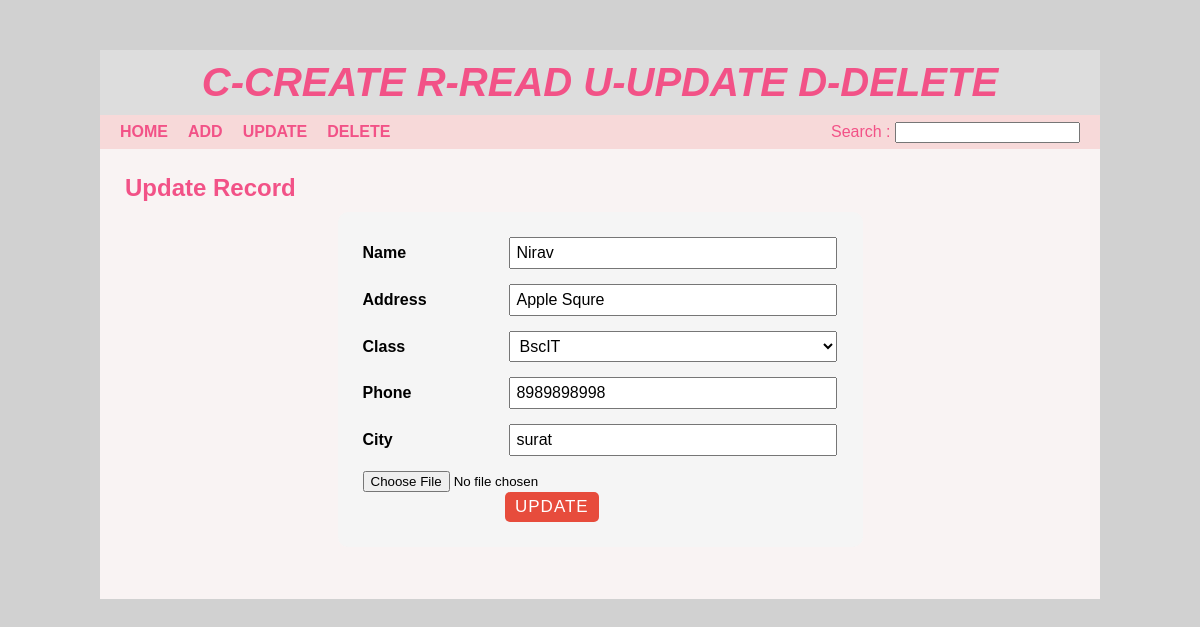
/edit.php?id=135, run on the app's committed database.
### tables this page shows
CREATE TABLE IF NOT EXISTS `student` (
  `sid` int(10) NOT NULL AUTO_INCREMENT,
  `sname` varchar(30) NOT NULL,
  `saddress` varchar(100) NOT NULL,
  `sclass` varchar(100) NOT NULL,
  `sphone` varchar(12) NOT NULL,
  `simage` varchar(100) NOT NULL,
  `scity` varchar(255) NOT NULL,
  PRIMARY KEY (`sid`)
);

### edit.php (the view, shortened to what this page needs)
<?php include 'header.php'; ?>
<div id="main-content">
    <h2>Update Record</h2>
    <?php
        $conn = mysqli_connect("localhost","root","","crud") or die("Connection Failed");
        $stu_id = $_GET['id'];
        $sql = "SELECT * FROM student WHERE sid = {$stu_id}";
        $result = mysqli_query($conn, $sql) or die("Query Unsuccessfull");
        if(mysqli_num_rows($result) > 0) {
            while($row = mysqli_fetch_assoc($result)){
    ?>
    <form class="post-form" action="updatedata.php" method="post" enctype="multipart/form-data">
      <div class="form-group">
          <label>Name</label>
          <input type="text" name="sname" value="<?php echo $row['sname']; ?>"/>
      </div>
      <div class="form-group">
          <label>Address</label>
          <input type="text" name="saddress" value="<?php echo $row['saddress']; ?>"/>
      </div>
      <div class="form-group">
          <label>Class</label>
          <?php
          $sql1 = "SELECT * FROM student";
          $result1 = mysqli_query($conn, $sql1) or die("Query Unsuccessfull");
            if(mysqli_num_rows($result1) > 0) {
                echo "<select name='sclass'>";
            while($row1 = mysqli_fetch_assoc($result1)){
                if($row['sclass']){
                    $select = "selected";
                }else{
                    $select = "";
                }
            echo "<option {$select} value='{$row1["sclass"]}'>{$row1["sclass"]}</option>";
            }
          echo "</select>";
        }
          ?>
      </div>
      <div class="form-group">
          <label>Phone</label>
          <input type="text" name="sphone" value="<?php echo $row['sphone']; ?>"/>
      </div>
      <div class="form-group">
          <label>City</label>
          <input type="text" name="scity" value="<?php echo $row['scity']; ?>"/>
      </div>
      <div class="file-upload">
            <input type="file" name="fileToUpload" id="fileToUpload" value="<?php echo $row['simage']; ?>"/>
        </div>
      <input class="submit" type="submit" value="Update"/>
    </form>
    <?php }
    }
    ?>
</div>
</div>
</body>
</html>

### css/style.css (style rules this page uses)
body { font:16px arial; margin: 0; padding: 0; background: #d1d1d1; }
#main-content { padding: 25px; min-height: 400px; background-color: #f9f3f3; }
#main-content h2 { margin: 0 0 10px; text-transform: capitalize; color: #f25287; }
#main-content .post-form { width: 50%; padding: 25px; margin: 0 auto; background-color: #f5f5f5; border-radius: 10px; }
#main-content .post-form .form-group { margin: 0 0 15px; }
#main-content .post-form .form-group label { width: 30%; display: inline-block; font-weight: 600; }
#main-content .post-form .form-group input, #main-content .post-form .form-group select { font-size: 16px; width: 66%; display: inline-block; padding: 5px; margin: 0; }
#main-content .post-form .form-group select { width: 69%; }
#main-content .post-form .submit { font-size: 17px; letter-spacing: 1px; text-transform: uppercase; padding: 5px 10px; color: #fff; background-color: #e74c3c; border: none; border-radius: 5px; margin: 0 0 0 30%; cursor: pointer; transition: all 0.3s; }

### data on the page
student: sname "Nirav", saddress "Apple Squre", sphone "8989898998", scity "surat"

### other printed values
form field sclass "BscIT"
